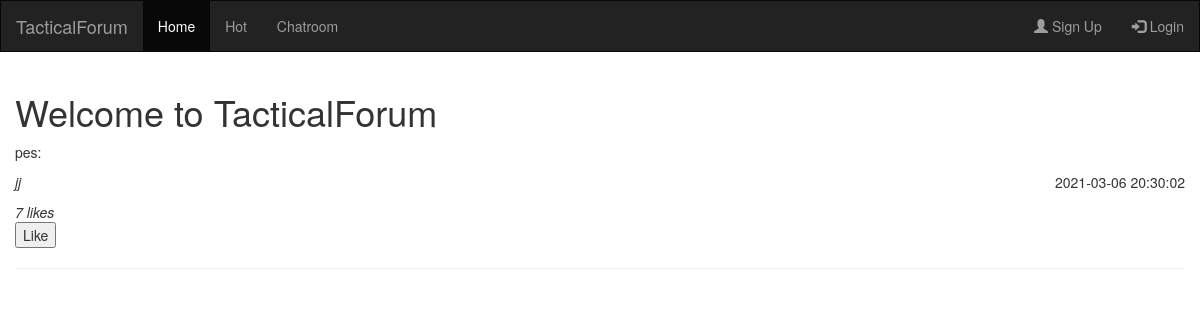
Before: / with the older database file.
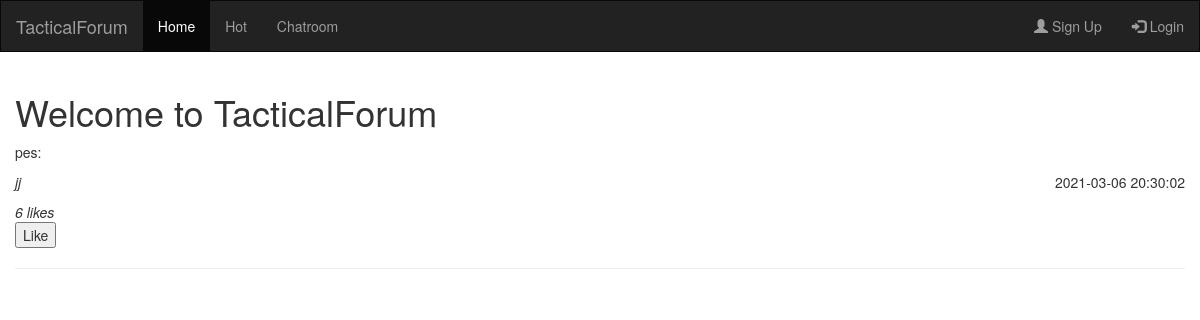
After: the same page with the newer database file.
### tables this page shows
CREATE TABLE posts (id INTEGER PRIMARY KEY, username VARCHAR, dt TEXT, content TEXT, likes integer, liking TEXT);

### main.py (the view)
@app.route('/', methods=["POST", "GET"])
def home():
	if "user" in session:
		user = '<i>Signed in as ' + session['user'] + '</i>'
		username = session['user']
		icon = "glyphicon glyphicon-user"
		classs = 'hidden'
		if request.method == "POST":
			content = request.form['ct']
			db.post(username, content)
	else:
		user = 'Login'
		icon = 'glyphicon glyphicon-log-in'
		classs = ''
		username = 'not signed in'
	return render_template('index.html', content='TacticalForum', user=user, username=username, icon=icon, classs=classs, posts=db.load_feed())

### db.py (called while the page is built)
def load_feed():
	conn = sqlite3.connect('db.sqlite')
	cur = conn.cursor()
	cur.execute('CREATE TABLE IF NOT EXISTS posts (id INTEGER PRIMARY KEY, username VARCHAR, dt TEXT, content TEXT, likes integer, liking TEXT)')
	cur.execute("SELECT id, username, dt, content, likes, liking FROM posts WHERE 1=1")
	data = cur.fetchall()
	data = data[0]
	data = list(data)
	print(data)
	data[-1] = json.loads(data[-1])
	data = tuple(data)
	data = [data]
	conn.close()
	return data

### templates/index.html (shortened to what this page needs)
{% extends "base.html" %}
{% block upper %}
    <h1>Welcome to {{content}}</h1>
{% endblock %}
{% block content%}
   	{% for i in posts[::-1] %}
   		<div class="row">
	   		<div class="col-7 post">
		    	<p>{{i[1]}}:</p>
		    	<i class='post'>{{i[3]}}</i>
		    	<p style="float:right">{{i[2][:-7]}}</p>
		    	<i id={{i[0]}}>{{i[-2]}} likes</i>
		    	<div>
		    		{% if username in posts[0][-1]['usernames'] %}
		    			<button style='color:blue' id={{i[0]}}>Like</button>
		    		{% else %}
		    			<button id={{i[0]}}>Like</button>
		    		{% endif %}
				</div>
		    	<hr>
		    </div>
		</div>
    {% endfor %}
{% endblock %}

### templates/base.html (shortened to what this page needs)
<!doctype html>
<html lang="en">
  <head>
    <link rel="stylesheet" href="https://maxcdn.bootstrapcdn.com/bootstrap/3.4.1/css/bootstrap.min.css">
    <link rel="stylesheet" href="{{ url_for('static', filename='css/style.css') }}">
  </head>
  <body>
      <nav class="navbar navbar-inverse">
        <div class="container-fluid">
          <div class="navbar-header">
            <a class="navbar-brand" href="/">TacticalForum</a>
          </div>
          <ul class="nav navbar-nav">
            <li class="active"><a href="/">Home</a></li>
            <li><a href="#">Hot</a></li>
            <li><a href="/chatroom">Chatroom</a></li>
            <li><a href="#" id='btc'></a></li>
          </ul>
          <ul class="nav navbar-nav navbar-right">
            <li class="{{classs}}"><a href="/register"><span class="glyphicon glyphicon-user"></span> Sign Up</a></li>
            <li><a href="/login"><span class='{{ icon }}'></span> {{ user|safe }} </a></li>
          </ul>
        </div>
      </nav>
    <div class="container">
        <div class="row">
            <div class="col-sm-4 col-sm-offset-3" style="position: absolute; right:0px; top: 100px">
            </div>
        </div>
    </div>
    <div class="container">
        <div class="row">
            <div class="col-sm-4 col-sm-offset-3" style="position: absolute; right:0px; top: 100px">
            </div>
        </div>
    </div>
    <div class="container">
        <div class='row'>
           <div class="col-10">
              {% block upper %}{% endblock %}
            </div>
        </div>
        {% block content %}{% endblock %}
        </div>
  </body>
</html>

### static/css/style.css (style rules this page uses)
.post { width:100%; word-wrap:break-word; }
.navbar { border-radius: 0px; }

Changed rows visible on the page:
changed posts "pes": likes "7" → "6"
